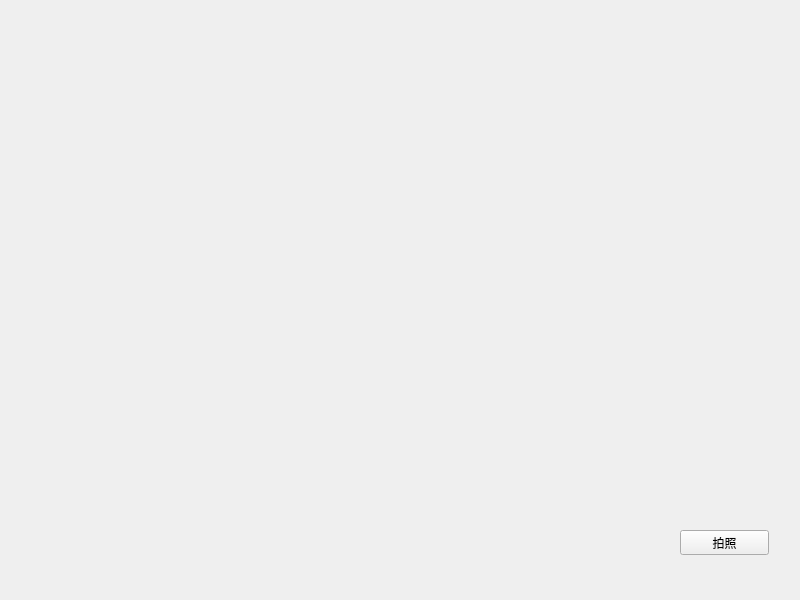
<?xml version="1.0" encoding="UTF-8"?>
<ui version="4.0">
 <class>Widget</class>
 <widget class="QWidget" name="Widget">
  <property name="geometry">
   <rect>
    <x>0</x>
    <y>0</y>
    <width>800</width>
    <height>600</height>
   </rect>
  </property>
  <property name="windowTitle">
   <string>Widget</string>
  </property>
  <widget class="QPushButton" name="pushButton">
   <property name="geometry">
    <rect>
     <x>680</x>
     <y>530</y>
     <width>89</width>
     <height>25</height>
    </rect>
   </property>
   <property name="text">
    <string>拍照</string>
   </property>
  </widget>
 </widget>
 <resources/>
 <connections/>
</ui>
